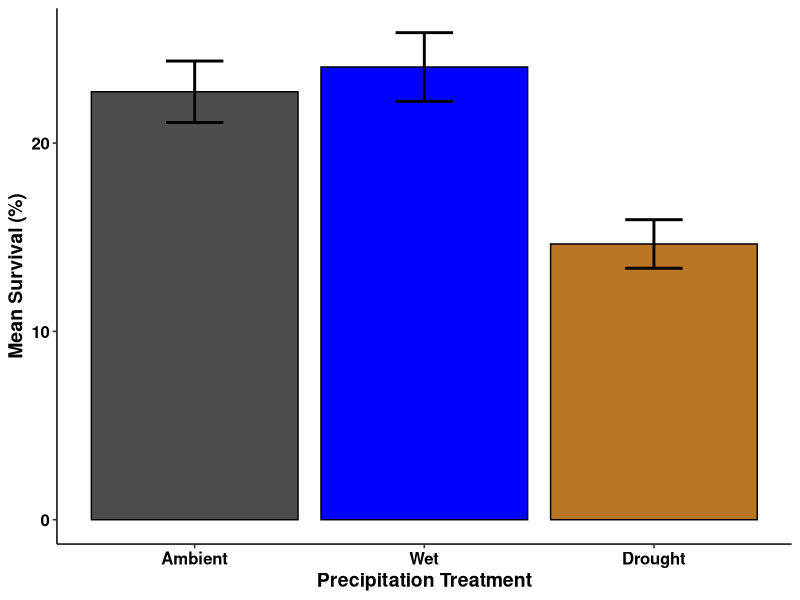
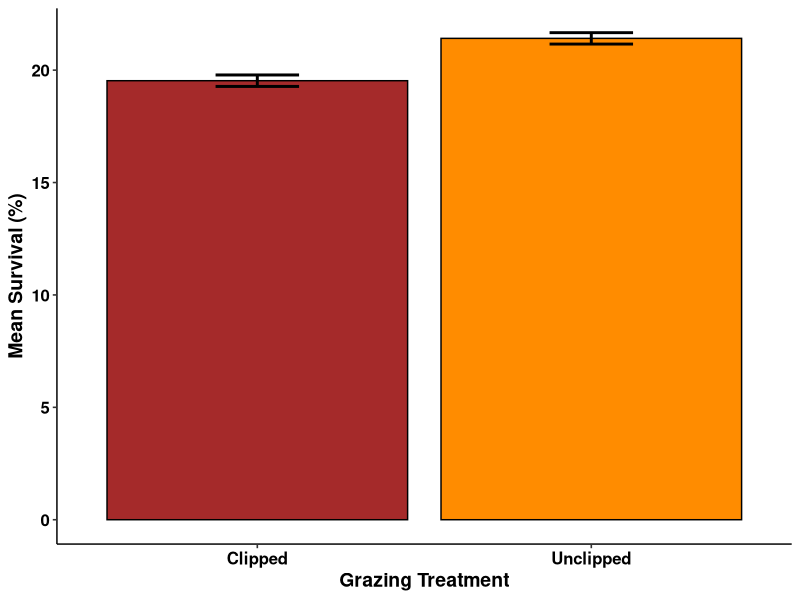
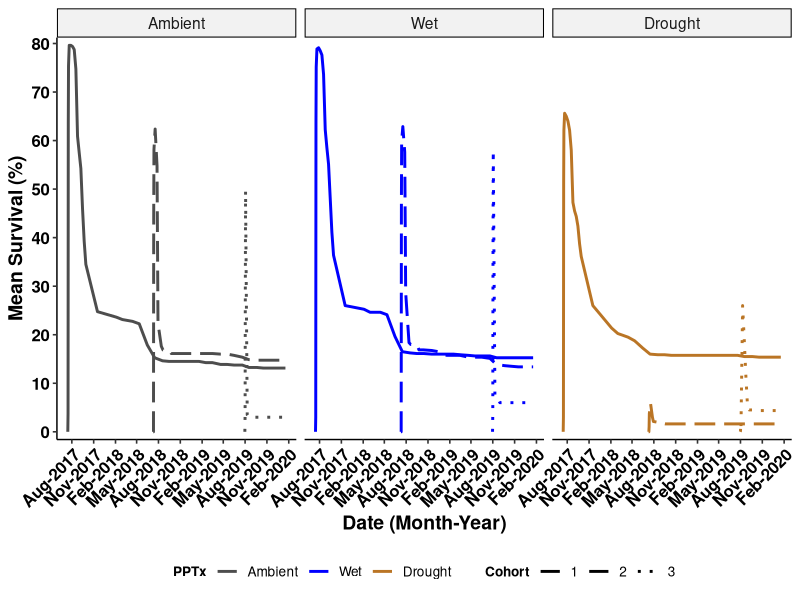
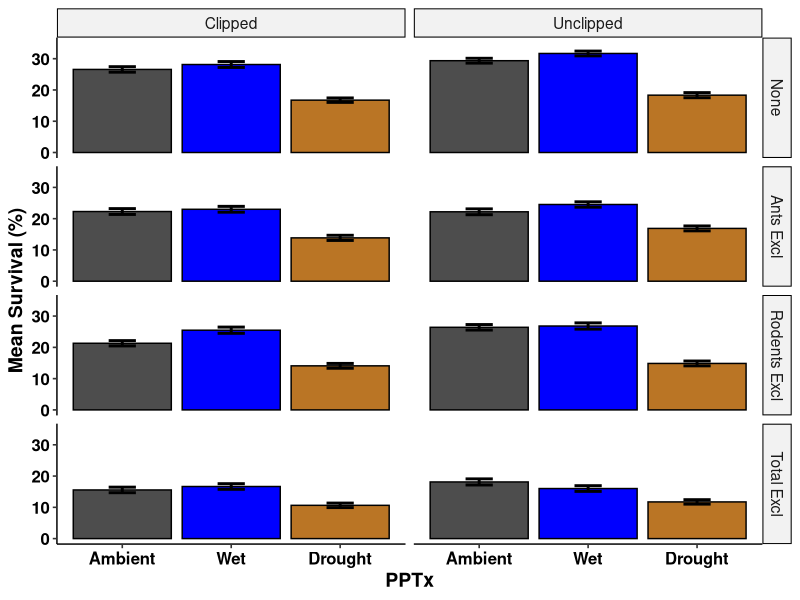
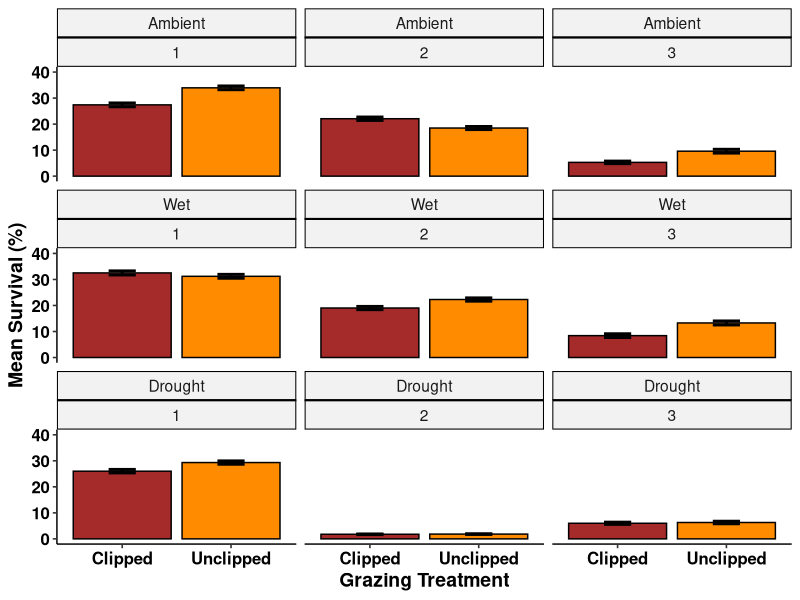
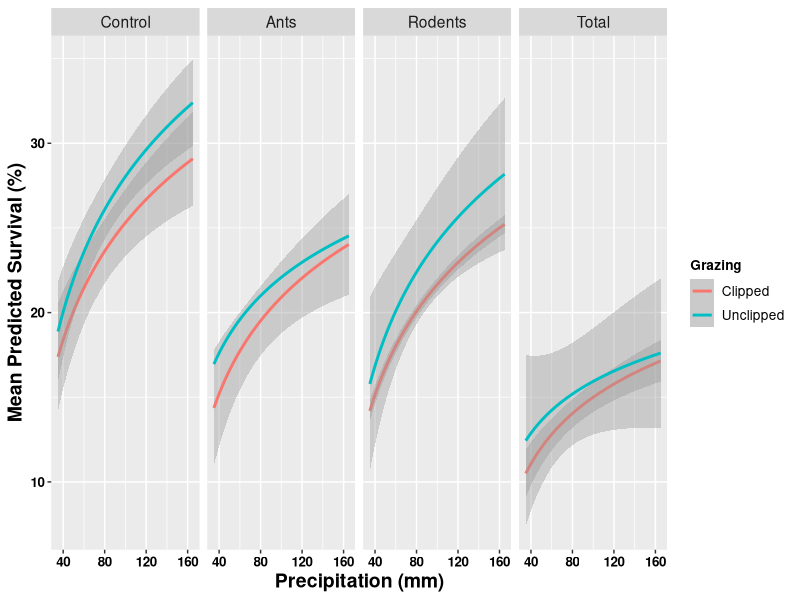
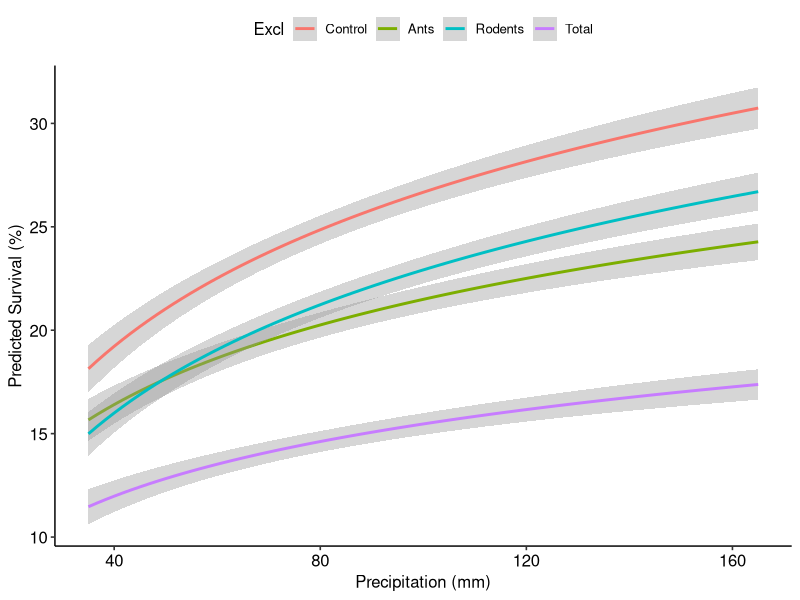
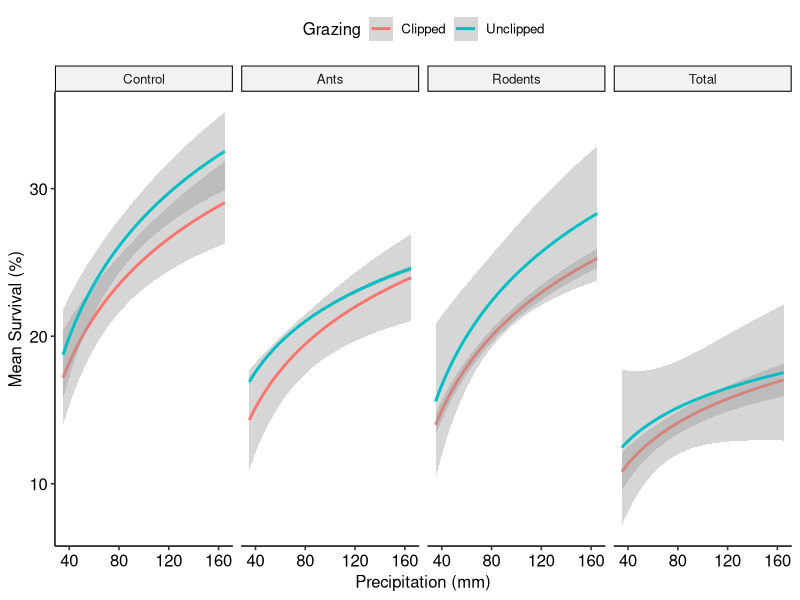

These figures' R source, in order: (Note: this script raises an error after producing the figures.)
# USDA Rainout - Santa Rita Experimental Range
# Data visualizations-main
# Austin Rutherford
# email:arutherford@email.arizona.edu
# 2021-03-29

# Load packages
library(tidyverse)
library(forcats)
library(vroom)
library(ggpubr)
library(glmmTMB)
library(dplyr)

### Read in clean seedlings data with model outputs from "srer_rainout_stats_summarize"
seedlings_obs <- vroom("Data/seedlings_obs.csv",
                   col_types = c(.default = "f",
                                 ObsID = "i",
                                 date = "D",
                                 survival = "i",
                                 died = "i",
                                 tot_germination = "i",
                                 herb_lived = "i",
                                 herb_died = "i",
                                 tot_herbivory = "i",
                                 granivory = "i",
                                 res_surv = "d",
                                 sim_surv = "d",
                                 sim_fit_surv = "d",
                                 pred_surv = "d"))
str(seedlings_obs)
glimpse(seedlings_obs)

# create data set for raw survival data
tot_surv <- seedlings_obs %>% 
  group_by(precip, cohort, date) %>% 
  summarise(mean_surv = mean(survival),
            sd_surv = sd(survival),
            counts = n(),
            se_surv = (sd_surv/sqrt(counts))) %>%
  mutate(upper = mean_surv + se_surv,
         lower = mean_surv - se_surv,
         date = as.Date(date))

summary(tot_surv)

tot_surv %>%
  group_by(precip, cohort) %>% 
  summarise(mean_precip_per = (100*mean(mean_surv)/10),
            mean_se_per = (100*mean(se_surv)/10)) %>% 
  mutate(upper = mean_precip_per + mean_se_per,
         lower = mean_precip_per - mean_se_per)

bar_surv_fig <- tot_surv %>%
  group_by(precip) %>% 
  summarise(mean_precip_per = (100*mean(mean_surv)/10),
            mean_se_per = (100*mean(se_surv)/10)) %>%
  mutate(upper = mean_precip_per + mean_se_per,
         lower = mean_precip_per - mean_se_per) %>%
  mutate(precip = recode_factor(precip,
                                      "Control" = "Ambient",
                                      "IR" = "Wet",
                                       "RO" = "Drought", .ordered = TRUE)) %>% 
  ggplot(mapping = aes(x = precip, y = mean_precip_per, fill = precip)) +
  geom_bar(stat="identity", color = "black", position=position_dodge()) +
  geom_errorbar(aes(ymin = lower, ymax = upper), width = 0.25, position = position_dodge(), size = 1) +
  scale_fill_manual(values = c("grey30","blue1","#ba7525")) +
  scale_x_discrete(labels = c("Ambient","Wet", "Drought")) +
  labs(y = "Mean Survival (%)",
       x = "Precipitation Treatment") +
  theme_pubr(legend = "none") +
  labs_pubr()

bar_surv_fig

ggsave(filename = "Figures_Tables/bar_mean_surv.tiff",
       plot = bar_surv_fig,
       dpi = 800,
       width = 22,
       height = 12,
       units = "in",
       compression = "lzw")

# create data set for clip
tot_surv_c <- seedlings_obs %>% 
  group_by(clip) %>% 
  summarise(mean_surv = 100*mean(survival/10),
            sd_surv = 100*sd(survival/10),
            counts = n(),
            se_surv = (sd_surv/sqrt(counts))) %>%
  mutate(upper = mean_surv + se_surv,
         lower = mean_surv - se_surv)

bar_cliponly_fig <- tot_surv_c %>%
  ggplot(mapping = aes(x = clip, y = mean_surv, fill = clip)) +
  geom_bar(stat="identity", color = "black", position=position_dodge()) +
  geom_errorbar(aes(ymin = lower, ymax = upper), width = 0.25, position = position_dodge(), size = 1) +
  scale_fill_manual(values = c("brown","darkorange")) +
  scale_x_discrete(labels = c("Clipped","Unclipped")) +
  labs(y = "Mean Survival (%)",
       x = "Grazing Treatment") +
  theme_pubr(legend = "none") +
  labs_pubr()

bar_cliponly_fig

ggsave(filename = "Figures_Tables/bar_cliponly_surv.tiff",
       plot = bar_cliponly_fig,
       dpi = 800,
       width = 22,
       height = 12,
       units = "in",
       compression = "lzw")

# plot survival over time with error bars

#labels.precip <- factor(tot_surv$precip, labels = c("Ambient", "Drought", "Wet"))

line_mean_surv <- tot_surv %>% 
  mutate(precip = recode_factor(precip,
                                "Control" = "Ambient",
                                "IR" = "Wet",
                                "RO" = "Drought", .ordered = TRUE)) %>% 
  ggplot(aes(x = date, y = 10*mean_surv, group = cohort, color = precip)) + 
  scale_color_manual(values = c("grey30", "blue1", "#ba7525")) +
  scale_y_continuous(breaks = seq(0, 110, 10), expand = c(0.02,0)) +
  scale_x_date(date_labels = "%b-%Y", date_breaks = "3 months") +
  geom_line(aes(linetype = cohort), stat = "identity", size = 1) + 
  scale_linetype_manual(values=c("solid","longdash", "dotted")) +
  scale_fill_manual(values = c("grey30","blue1", "red1")) +
  labs(y = "Mean Survival (%)",
       x = "Date (Month-Year)",
       color = "PPTx",
       linetype = "Cohort") +
  facet_wrap(~precip, ncol = 3, nrow = 1) +
  theme_pubr(legend = "bottom", x.text.angle = 45) +
  labs_pubr()

line_mean_surv

ggsave(filename = "Figures_Tables/seedlings/line_mean_surv.tiff",
       plot = line_mean_surv,
       dpi = 800,
       width = 22,
       height = 12,
       units = "in",
       compression = "lzw")

# create data set for precip and excl and clip
tot_surv_pce <- seedlings_obs %>% 
  group_by(precip, excl, clip) %>% 
  summarise(mean_surv = 100*mean(survival/10),
            sd_surv = 100*sd(survival/10),
            counts = n(),
            se_surv = (sd_surv/sqrt(counts))) %>%
  mutate(upper = mean_surv + se_surv,
         lower = mean_surv - se_surv)

bar_pce_fig <- tot_surv_pce %>%
  mutate(precip = recode_factor(precip,
                                "Control" = "Ambient",
                                "IR" = "Wet",
                                "RO" = "Drought", .ordered = TRUE)) %>% 
  mutate(excl = recode_factor(excl, 
                              "Control" = "None",
                              "Ants" = "Ants Excl",
                              "Rodents" = "Rodents Excl",
                              "Total" = "Total Excl")) %>% 
  ggplot(mapping = aes(x = precip, y = mean_surv, fill = precip)) +
  geom_bar(stat="identity", color = "black", position=position_dodge()) +
  geom_errorbar(aes(ymin = lower, ymax = upper), width = 0.25, position = position_dodge(), size = 1) +
  scale_fill_manual(values = c("grey30", "blue1", "#ba7525")) +
  scale_x_discrete(labels = c("Ambient", "Wet", "Drought")) +
  ylim(0, 35) +
  labs(y = "Mean Survival (%)",
       x = "PPTx") +
  theme_pubr(legend = "none") +
  facet_grid(cols = vars(clip), rows = vars(excl)) +
  labs_pubr()

bar_pce_fig

ggsave(filename = "Figures_Tables/bar_alltx_surv.tiff",
       plot = bar_pce_fig,
       dpi = 800,
       width = 22,
       height = 12,
       units = "in",
       compression = "lzw")


# create data set for precip and clip
tot_surv_pc <- seedlings_obs %>% 
  group_by(precip, clip, cohort) %>% 
  summarise(mean_surv = 100*mean(survival/10),
            sd_surv = 100*sd(survival/10),
            counts = n(),
            se_surv = (sd_surv/sqrt(counts))) %>%
  mutate(upper = mean_surv + se_surv,
         lower = mean_surv - se_surv)

bar_clip_fig <- tot_surv_pc %>%
  mutate(precip = recode_factor(precip,
                                "Control" = "Ambient",
                                "IR" = "Wet",
                                "RO" = "Drought", .ordered = TRUE)) %>% 
  ggplot(mapping = aes(x = clip, y = mean_surv, fill = clip)) +
  geom_bar(stat="identity", color = "black", position=position_dodge()) +
  geom_errorbar(aes(ymin = lower, ymax = upper), width = 0.25, position = position_dodge(), size = 1) +
  scale_fill_manual(values = c("brown","darkorange")) +
  scale_x_discrete(labels = c("Clipped","Unclipped")) +
  ylim(0, 40) +
  labs(y = "Mean Survival (%)",
       x = "Grazing Treatment") +
  theme_pubr(legend = "none") +
  facet_wrap(~precip+cohort)+
  labs_pubr()

bar_clip_fig

ggsave(filename = "Figures_Tables/bar_clip_surv.tiff",
       plot = bar_clip_fig,
       dpi = 800,
       width = 22,
       height = 12,
       units = "in",
       compression = "lzw")


# if want to look at effects treating precip as continuous
precip_cont_df <- seedlings_obs %>% 
  ungroup() %>% 
  mutate(precip_cont = dplyr::recode(precip,
                                     "Control" = "100",
                                     "IR" = "165",
                                     "RO" = "35")) %>% 
  mutate(precip_cont = as.numeric(as.character(precip_cont)))


# predicted survival clip vs unclip across exclusion treatments
precip_cont_df %>%
  group_by(precip_cont, precip, clip, excl) %>% 
  summarise(mean_pred_surv = 100*mean(pred_surv/10)) %>% #convert survival to a percentage
  ggplot(aes(x = precip_cont, y = mean_pred_surv, color = clip, group = clip)) + 
  geom_smooth(method = "glm", formula = y ~ log(x))+
  labs(y = "Mean Predicted Survival (%)",
       x = "Precipitation (mm)",
       color = "Grazing") +
  labs_pubr() +
  facet_wrap(~excl, nrow = 1)

# predicted survival only exclusion txs
precip_cont_df %>% 
  ggplot(aes(x = precip_cont, y = 100*(pred_surv/10), color = excl, group = excl)) + 
  geom_smooth(method = "glm", formula = y ~ log(x))+
  labs(y = "Predicted Survival (%)",
       x = "Precipitation (mm)",
       color = "Excl")+
  labs_pubr()+
  theme_pubr()

# predicted survival only PPT
pred_surv_cont <- precip_cont_df %>% 
  ggplot(aes(x = precip_cont, y = 100*(pred_surv/10))) + 
  geom_smooth(method = "glm", formula = y ~ log(x))+
  labs(y = "Predicted Survival (%)",
       x = "Precipitation (mm)")+
  labs_pubr()+
  theme_pubr()

ggsave(filename = "Figures_Tables/pred_surv_cont.tiff",
       plot = pred_surv_cont,
       dpi = 800,
       width = 22,
       height = 12,
       units = "in",
       compression = "lzw")

# obs clip vs unclip across exclusion treatments
precip_cont_df %>%
  group_by(precip_cont, precip, clip, excl) %>% 
  summarise(mean_surv = 100*mean(survival/10)) %>% #convert survival to a percentage
  ggplot(aes(x = precip_cont, y = mean_surv, color = clip, group = clip)) + 
  geom_smooth(method = "glm", formula = y ~ log(x))+
  labs(y = "Mean Survival (%)",
       x = "Precipitation (mm)",
       color = "Grazing") +
  labs_pubr() +
  facet_wrap(~excl, nrow = 1)+
  theme_pubr()

# only exclusion txs
precip_cont_df %>%
  group_by(precip_cont, precip, clip, excl) %>% 
  summarise(mean_surv = 100*mean(survival/10)) %>% #convert survival to a percentage
  ggplot(aes(x = precip_cont, y = mean_surv, color = excl, group = excl)) + 
  geom_smooth(method = "glm", formula = y ~ log(x))+
  labs(y = "Mean Survival (%)",
       x = "Precipitation (mm)",
       color = "Exclusion") +
  labs_pubr() +
  theme_pubr()


describeBy(seedlings_obs, group = "excl")
